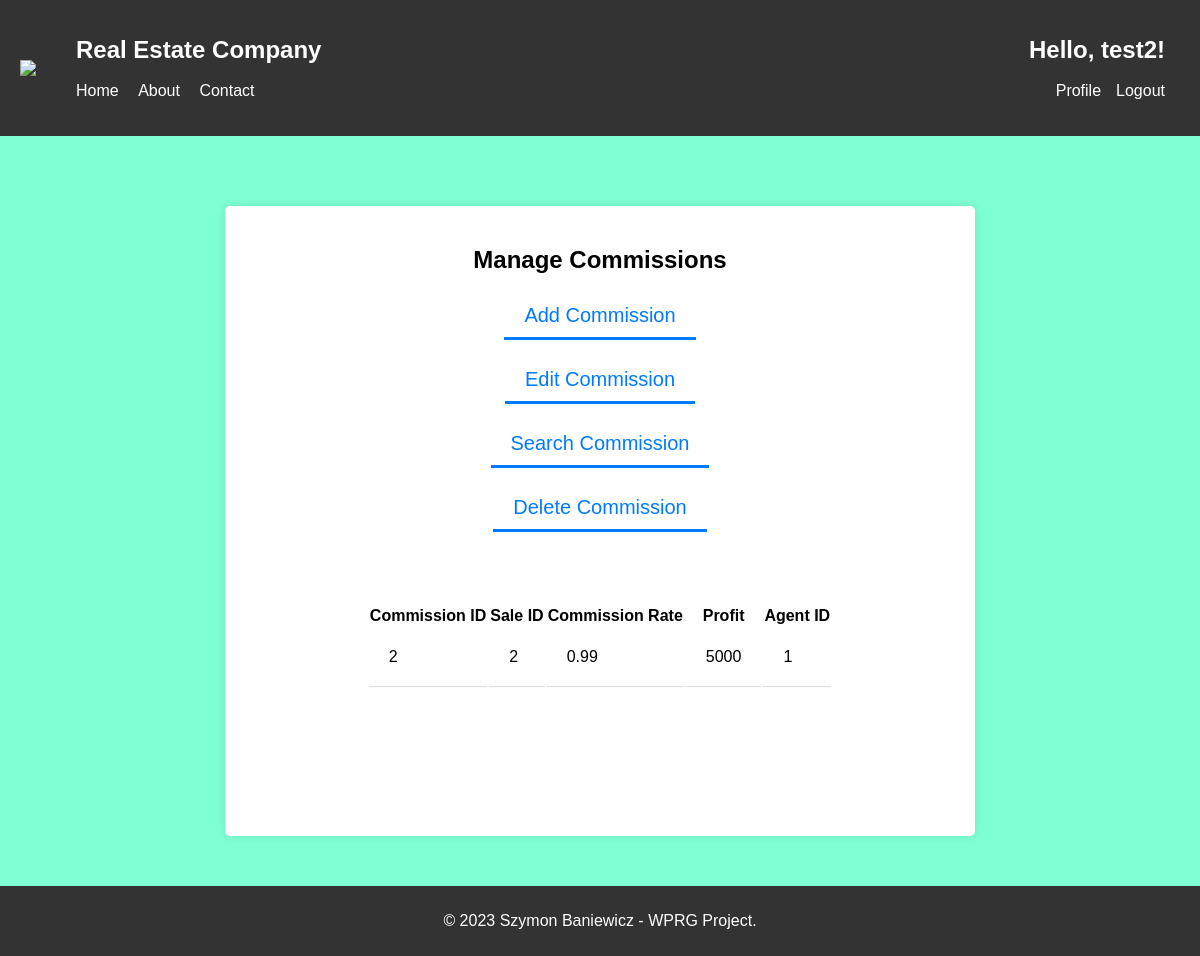
The page /php/CRUD/manage_commissions_sale.php (signed in) on the database its author committed.
### tables this page shows
CREATE TABLE `commissions_sale` (
  `Comission_ID` int(11) NOT NULL,
  `Sale_ID` int(11) NOT NULL,
  `Comission_rate` float(2,2) NOT NULL,
  `Profit` float(6,2) NOT NULL,
  `Agent_ID` int(11) NOT NULL
);

### php/CRUD/manage_commissions_sale.php (the view, shortened to what this page needs)
<?php
require '../config.php';
if (!isset($_POST["search_commission"])) {
    $query = "SELECT * FROM commissions_sale";
    $stmt = $conn->prepare($query);
    $stmt->execute();
    $result = $stmt->get_result();
    $commissions = $result->fetch_all(MYSQLI_ASSOC);
}
?>
<!DOCTYPE html>
<html>
<head>
    <link rel="stylesheet" type="text/css" href="../../css/style.css">
</head>
<body>
<header>
    <div class="header-container">
        <div class="left-nav">
            <img src="../../img/logo.png">
            <nav>
                <ul>
                    <li><h1>Real Estate Company</h1></li><br><br>
                    <li><a href="../index.php">Home</a></li>
                    <li><a href="#">About</a></li>
                    <li><a href="#">Contact</a></li>
                </ul>
            </nav>
        </div>
        <?php
        if (isset($_SESSION['login_user'])) {
            echo '<div class="right-nav">';
            echo '<nav>';
            echo '<ul>';
            echo '<li><h1>Hello, ' . $_SESSION['first_name'] . '!</h1></li><br><br>';
            echo '<li><a href="../profile.php">Profile</a></li>';
            echo '<li><a href="../logout.php">Logout</a></li>';
            echo '</ul>';
            echo '</nav>';
            echo '</div>';
        } else {
            header("location: ../login.php");
            exit;
        }
        ?>
    </div>
</header>
<div class="content-section">
<div class="form-container-profile">
<h2> Manage Commissions </h2>
<form method="POST" action="manage_commissions_sale.php">
    <input type="button" id="add-commission-button" value="Add Commission" class="form-button"><br><br>
    <input type="button" id="edit-commission-button" value="Edit Commission" class="form-button"><br><br>
    <input type="button" id="search-commission-button" value="Search Commission" class="form-button"><br><br>
    <input type="button" id="delete-commission-button" value="Delete Commission" class="form-button"><br><br><br>
</form>
<br><br>
<div class="commissions-list">
    <table id="crud-table">
        <thead>
            <tr>
                <th>Commission ID</th>
                <th>Sale ID</th>
                <th>Commission Rate</th>
                <th>Profit</th>
                <th>Agent ID</th>
            </tr>
        </thead>
        <tbody>
        <?php
            foreach($commissions as $commission) {
                echo '<tr>';
                echo '<td>' . $commission['Comission_ID'] . '</td>';
                echo '<td>' . $commission['Sale_ID'] . '</td>';
                echo '<td>' . $commission['Comission_rate'] . '</td>';
                echo '<td>' . $commission['Profit'] . '</td>';
                echo '<td>' . $commission['Agent_ID'] . '</td>';
                echo '</tr>';
            }
        ?>
        </tbody>
    </table>
</div>
</div>
</div>
<footer>
    <p>&copy; 2023 Szymon Baniewicz - WPRG Project.</p>
</footer>
</body>
</html>

### css/style.css (style rules this page uses)
* { box-sizing: border-box; }
body { margin: 0; padding: 0; font-family: Arial, sans-serif; height: 100%; width: 100%; min-height: 100%; display: flex; flex-direction: column; }
header { background-color: #333; color: #fff; padding: 20px; width: 100%; }
.header-container { display: flex; flex-direction: row; justify-content: space-between; align-items: center; }
.left-nav, .right-nav { display: flex; align-items: center; list-style-type: none; padding: 0; }
.right-nav { text-align: right; }
.left-nav ul li, .right-nav ul li { list-style-type: none; }
.left-nav a, .right-nav a { color: inherit; text-decoration: none; }
nav ul li { margin-right: 15px; list-style-type: none; display: inline-block; }
header h1 { margin: 0; }
nav ul li a { color: #fff; text-decoration: none; }
.content-section { flex-grow: 1; display: flex; justify-content: center; background-color: aquamarine; padding: 50px; text-align: center; min-height: calc(100vh - 50px); }
footer { background-color: #333; color: #fff; padding: 10px; text-align: center; margin-top: auto; width: 100%; }
.form-button { padding: 10px 20px; font-size: 20px; background-color: transparent; color: #000; cursor: pointer; text-decoration: none; transition: color 0.3s, border-bottom-color 0.3s; border: none; color: #007aff; border-bottom: 3px solid #007aff; }
.form-container-profile { display: flex; flex-direction: column; align-items: center; width: 750px; min-height: 330px; background-color: #fff; padding: 20px; border-radius: 5px; box-shadow: 0px 0px 10px 0px rgba(0,0,0,0.1); margin-top: 20px; }
.crud-table th, td { padding: 20px; text-align: left; border-bottom: 1px solid #ddd; }

### rows shown on the page
commissions_sale: Comission_ID "2", Sale_ID "2", Comission_rate "0.99", Profit "5000", Agent_ID "1"

### other values the page prints
$_SESSION['first_name'] "test2"
